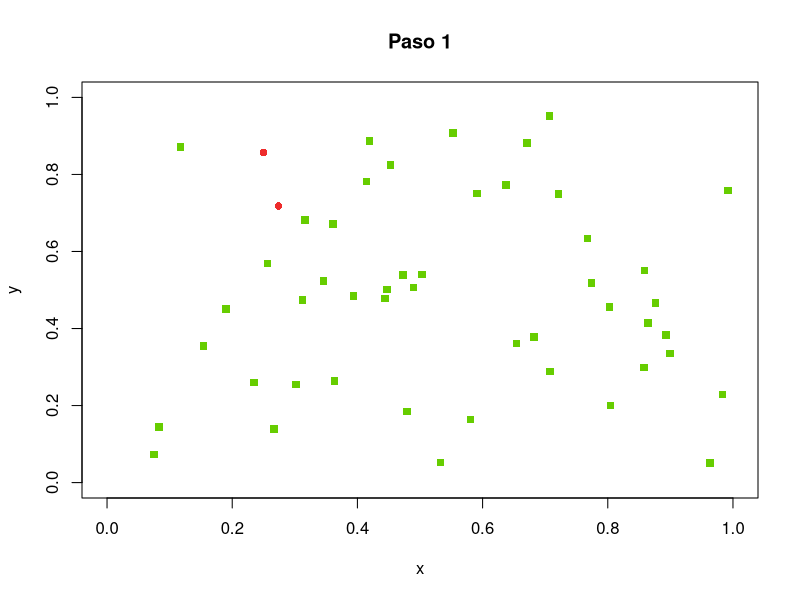
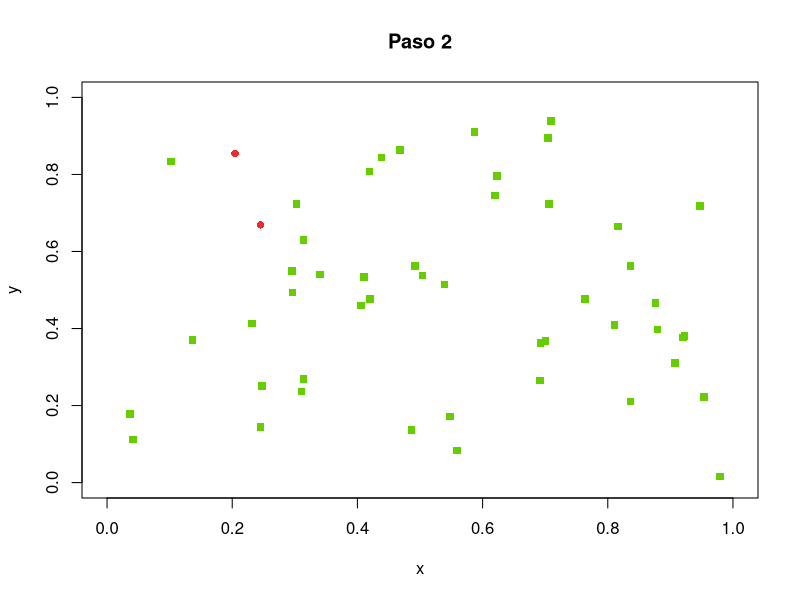
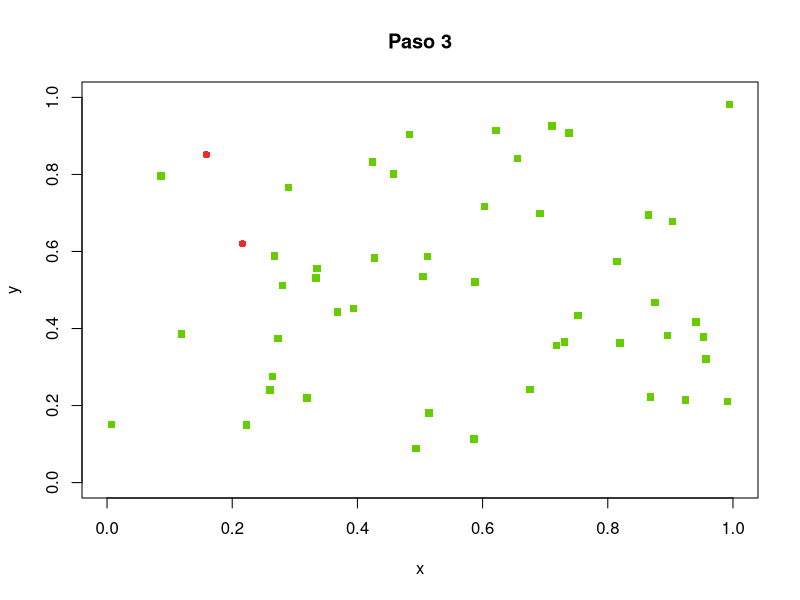
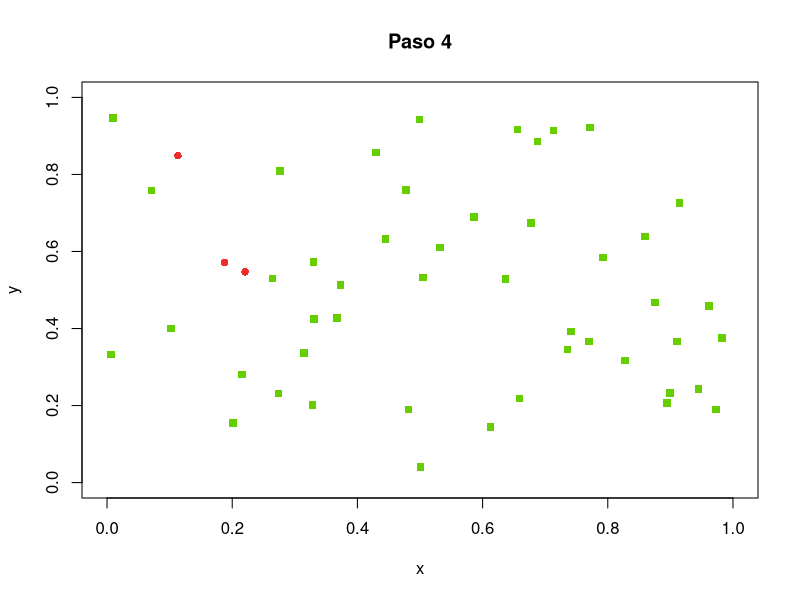
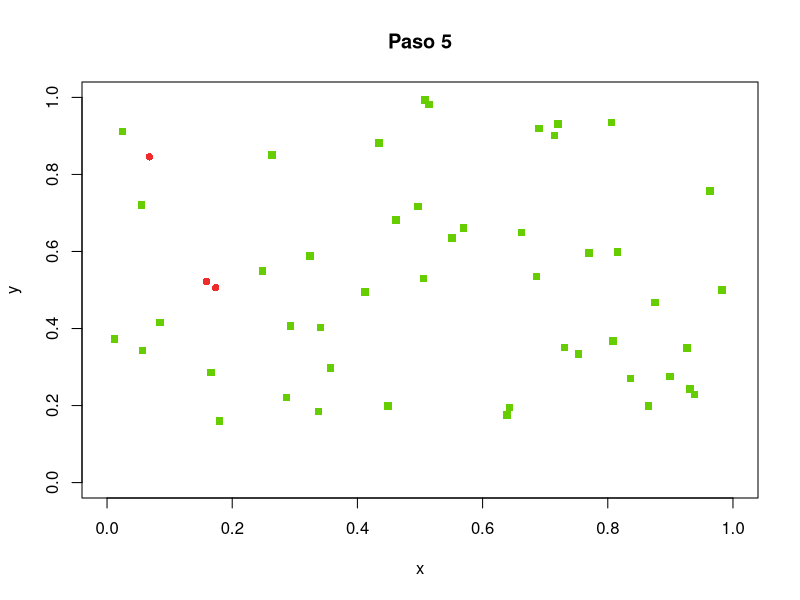
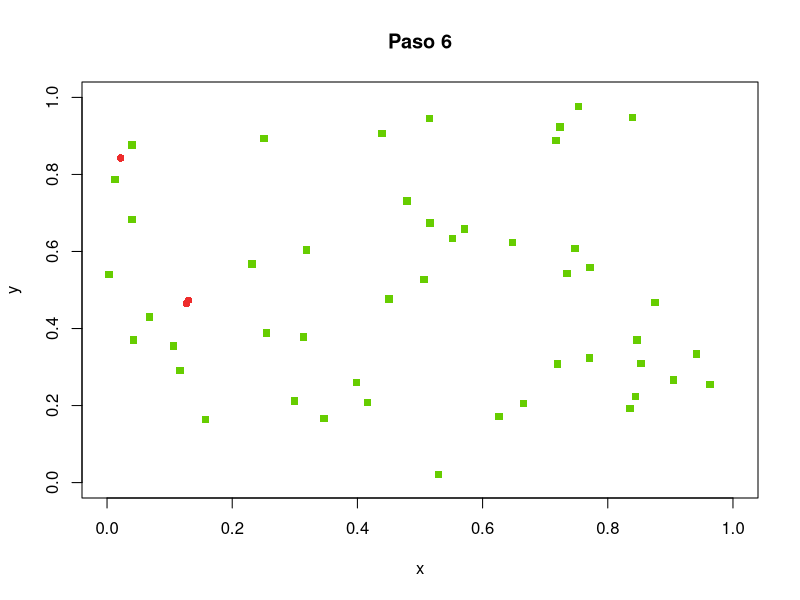
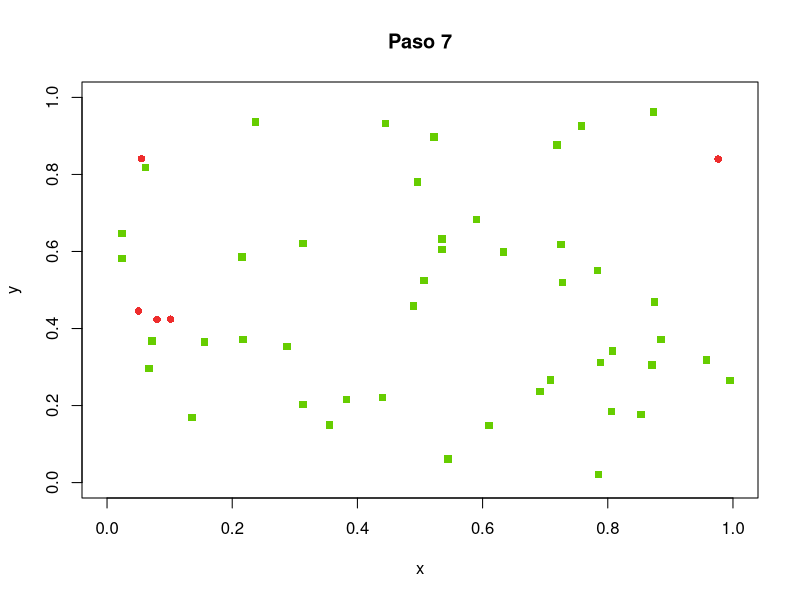
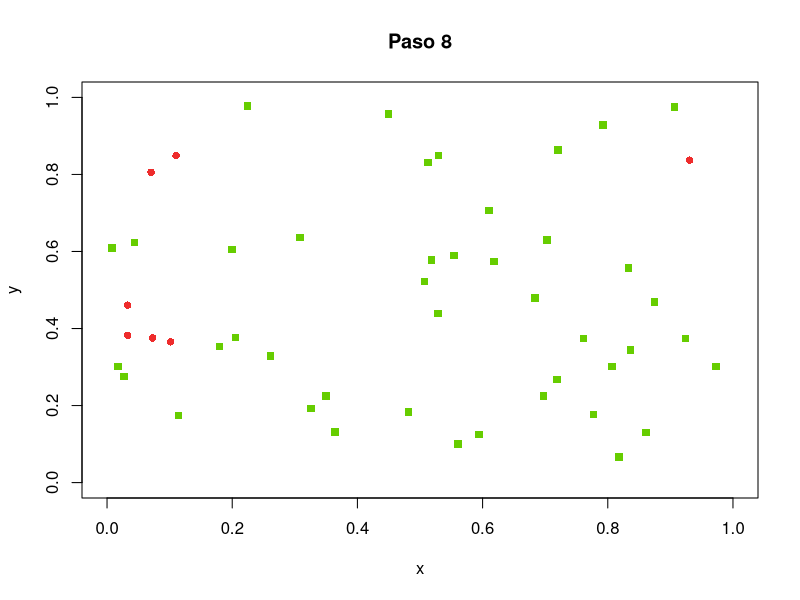

These charts were generated, in order, by the following R code:
l <- 1 
n <- 50
pi <- 0.05
v <- l / 20
agentes <- data.frame(x = double(), y = double(), dx = double(), dy = double(), estado  = character())
for (i in 1:n) {
    e <- "S"
    if (runif(1) < pi) {
        e <- "I"
    }
    agentes <- rbind(agentes, data.frame(x = runif(1, 0, l), y = runif(1, 0, l),
                                         dx = runif(1, -v, v), dy = runif(1, -v, v),
                                         estado = e))
    levels(agentes$estado) <- c("S", "I", "R")
}
epidemia <- integer()
r <- 0.1
tmax <- 30
digitos <- floor(log(tmax, 10)) + 1
for (tiempo in 1:tmax) {
    infectados <- dim(agentes[agentes$estado == "I",])[1]
    epidemia <- c(epidemia, infectados)
    if (infectados == 0) {
        break
    }
    contagios <- rep(FALSE, n)
    for (i in 1:n) { # posibles contagios
        a1 <- agentes[i, ]
        if (a1$estado == "I") { # desde los infectados
            for (j in 1:n) {
                if (!contagios[j]) { # aun sin contagio
                    a2 <- agentes[j, ]
                    if (a2$estado == "S") { # hacia los susceptibles
                        dx <- a1$x - a2$x
                        dy <- a1$y - a2$y
                        d <- sqrt(dx^2 + dy^2)
                        if (d < r) { # umbral
                            p <- (r - d) / r
                            if (runif(1) < p) {
                                contagios[j] <- TRUE
                            }
                        }
                    }
                }
            }
        }
    }
    for (i in 1:n) { # movimientos
        a <- agentes[i, ]
        if (contagios[i]) {
            a$estado <- "I"
        }
        a$x <- a$x + a$dx
        a$y <- a$y + a$dy
        if (a$x > l) {
            a$x <- a$x - l
        }
        if (a$y > l) {
            a$y <- a$y - l
        }
        if (a$x < 0) {
            a$x <- a$x + l
        }
        if (a$y < 0) {
            a$y <- a$y + l
        }
        agentes[i, ] <- a
    }
    aS <- agentes[agentes$estado == "S",]
    aI <- agentes[agentes$estado == "I",]
    aR <- agentes[agentes$estado == "R",]
    tl <- paste(tiempo, "", sep="")
    while (nchar(tl) < digitos) {
        tl <- paste("0", tl, sep="")
    }
    salida <- paste("p6_t", tl, ".png", sep="")
    tiempo <- paste("Paso", tiempo)
    png(salida)
    plot(l, type="n", main=tiempo, xlim=c(0, l), ylim=c(0, l), xlab="x", ylab="y")
    if (dim(aS)[1] > 0) {
        points(aS$x, aS$y, pch=15, col="chartreuse3", bg="chartreuse3")
    }
    if (dim(aI)[1] > 0) {
        points(aI$x, aI$y, pch=16, col="firebrick2", bg="firebrick2")
    }
    if (dim(aR)[1] > 0) {
        points(aR$x, aR$y, pch=17, col="goldenrod", bg="goldenrod")
    }
    graphics.off()
}
cat(epidemia, "\n")
